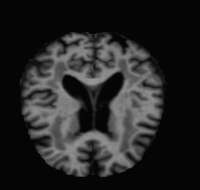
#> input picture BrainExampleImgs/MildDemented1.jpg, 200 x 190 px
$ python -i preprocessor.py   (imports and definitions only)
#> lines starting #> are read from the running program, lines starting #| are printed output that depends on the picture
#> further down, picture is the input picture: PIL image 200x190 RGB; min 0, max 151, mean 37.4
import numpy as np
from PIL import Image
from typing import Tuple

def preprocess_mri_tensor(
    image: Image.Image,
    target_shape: Tuple[int, int] = (176, 208),
    channels: int = 1,
    normalize: bool = True
) -> np.ndarray:
    """
    Standard MRI preprocessing pipeline:
    1. Converts image to grayscale (or RGB if channels=3).
    2. Resizes with high-quality Lanczos resampling to the target spatial dimension.
    3. Normalizes pixel intensities to [0.0, 1.0].
    4. Adds batch and channel dimensions for deep learning inference: (1, H, W, C).
    """
#> called with target_shape = (176, 208), channels = 1, normalize = True
    # Convert color mode
    if channels == 1:
        img_converted = image.convert("L")
    else:
        img_converted = image.convert("RGB")

    # Resize (width, height)
    target_w, target_h = target_shape[1], target_shape[0]
    img_resized = img_converted.resize((target_w, target_h), Image.Resampling.LANCZOS)
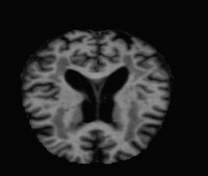
#> img_resized: PIL image 208x176 L; min 0, max 151, mean 37.4

    # Convert to float numpy array
    arr = np.array(img_resized, dtype=np.float32)

    if normalize:
        arr = arr / 255.0

    # Expand dimensions for batch and channel
    if channels == 1:
        # (H, W) -> (1, H, W, 1)
        tensor = np.expand_dims(arr, axis=(0, -1))
    else:
        # (H, W, 3) -> (1, H, W, 3)
        tensor = np.expand_dims(arr, axis=0)

    return tensor

def check_mri_scan_quality(image: Image.Image) -> dict:
    """
    Evaluates scan signal quality to ensure the uploaded file
    has sufficient contrast and is not a completely blank or uniform file.
    """
    grayscale = image.convert("L")
    arr = np.array(grayscale, dtype=np.float32)
    std = float(np.std(arr))
    mean = float(np.mean(arr))

    is_usable = std > 5.0 and 5.0 < mean < 250.0

    return {
        "usable": is_usable,
        "mean_intensity": round(mean, 2),
        "contrast_std": round(std, 2),
        "message": "Scan signal quality verified." if is_usable else "Low contrast or blank scan detected."
    }

>>> from PIL import Image
>>> picture = Image.open('../../BrainExampleImgs/MildDemented1.jpg')
>>> result = preprocess_mri_tensor(picture)

$ run again, on BrainExampleImgs/MildDemented2.jpg
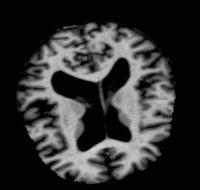
#> input picture BrainExampleImgs/MildDemented2.jpg, 200 x 190 px
#> picture is the input picture: PIL image 200x190 RGB; min 0, max 206, mean 49.9
#> in preprocess_mri_tensor, `img_resized = img_converted.resize((target_w, target_h), Image.Resampl..`:
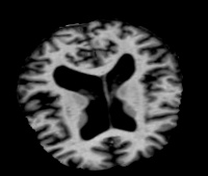
#> img_resized: PIL image 208x176 L; min 0, max 207, mean 50

$ run again, on BrainExampleImgs/MildDemented4.jpg
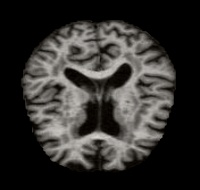
#> input picture BrainExampleImgs/MildDemented4.jpg, 200 x 190 px
#> picture is the input picture: PIL image 200x190 RGB; mean R, G, B 49.5, 47.9, 45.6
#> in preprocess_mri_tensor, `img_resized = img_converted.resize((target_w, target_h), Image.Resampl..`:
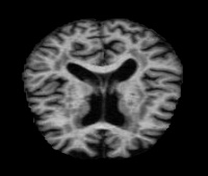
#> img_resized: PIL image 208x176 L; min 0, max 214, mean 48
